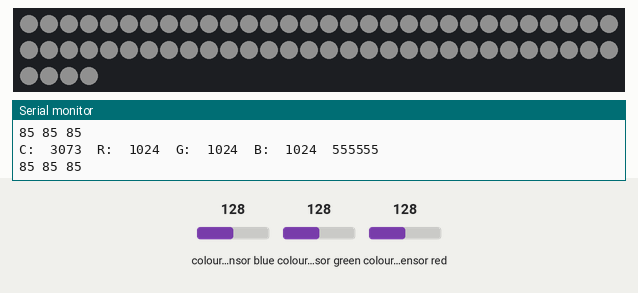
Recording of a sketch running on a simulated ESP32. On the bench: 64 RGB LEDs in strip order, left to right, continuing on the next row, the last lines printed to the serial monitor. Inputs (shaded band) come from the test bench; at power-on: colour sensor blue 128, colour sensor green 128, colour sensor red 128. Dim RGB values are drawn brighter than linear.

Above: at 1.2 s.
1.3 s: colour sensor blue set to 5
At 1.9 s:
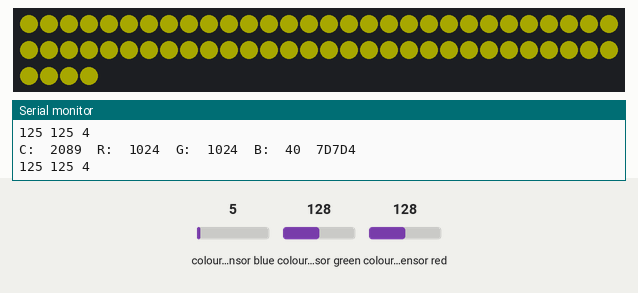
3.1 s: colour sensor green set to 5
At 3.9 s:
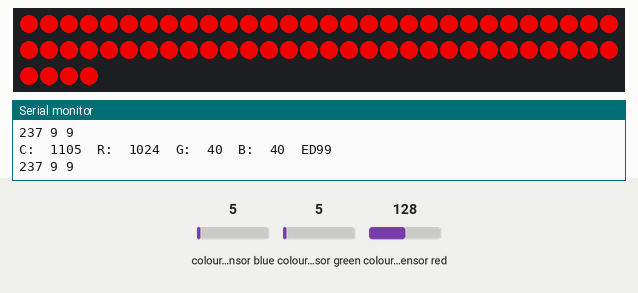
4.8 s: colour sensor blue set to 250
At 5.9 s:
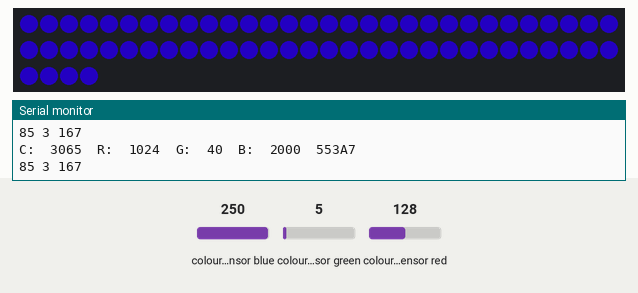
6.5 s: colour sensor red set to 191
8.2 s: colour sensor green set to 250
At 9.6 s:
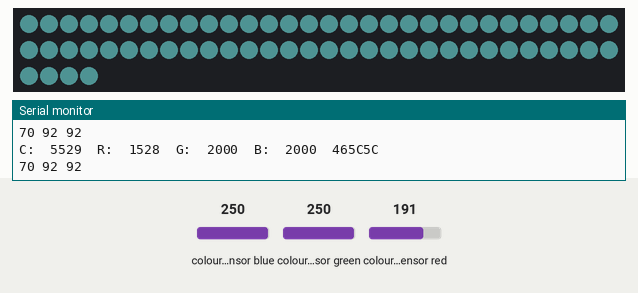
9.9 s: colour sensor red set to 5
Timing chart, 0 to 12.7 s (numbered marks = the images above; inputs shaded):
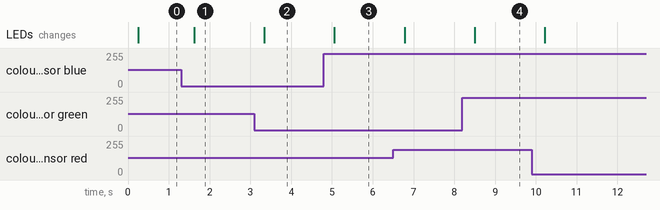

The sketch:

ColorSensorNeoPixel.ino
```cpp
#include <Wire.h>
#include "Adafruit_TCS34725.h"
#include <Adafruit_NeoPixel.h>


// Which pin  is connected to the NeoPixels?
#define LED_PIN    27

// How many NeoPixels are attached to the Arduino?
#define LED_COUNT 64
Adafruit_NeoPixel strip = Adafruit_NeoPixel(64, 27, NEO_GRB + NEO_KHZ800);
// Parameter 1 = number of pixels in strip
// Parameter 2 = pin number (most are valid)
// Parameter 3 = pixel type flags, add together as needed:
//   NEO_RGB     Pixels are wired for RGB bitstream
//   NEO_GRB     Pixels are wired for GRB bitstream
//   NEO_KHZ400  400 KHz bitstream (e.g. FLORA pixels)
//   NEO_KHZ800  800 KHz bitstream (e.g. High Density LED strip)


// our RGB -> eye-recognized gamma color
byte gammatable[256];

//Initialize the Sensor
Adafruit_TCS34725 tcs = Adafruit_TCS34725(TCS34725_INTEGRATIONTIME_50MS, TCS34725_GAIN_4X);

void setup() {
  Serial.begin(9600);
  Serial.println("Color View Test!");

  strip.begin();
  strip.show(); // Initialize all pixels to 'off'

  if (tcs.begin()) {
    Serial.println("Found sensor");
  } else {
    Serial.println("No TCS34725 found ... check your connections");
    while (1); // halt!
  }


  // for (int i=0; i<3; i++){ //this sequence flashes the first pixel three times as a countdown to the color reading.
  //   strip.setPixelColor (0, strip.Color(188, 188, 188)); //white, but dimmer-- 255 for all three values makes it blinding!
  //   strip.show();
  //   delay(1000);
  //   strip.setPixelColor (0, strip.Color(0, 0, 0));
  //   strip.show();
  //   delay(500);
  // }


}

// Fill the dots one after the other with a color
void colorWipe(uint32_t c, uint8_t wait) {
  for(uint16_t i=0; i<strip.numPixels(); i++) {
      strip.setPixelColor(i, c);
      strip.show();
      delay(wait);
  }
}

void loop() {


  // it helps convert RGB colors to what humans see
  for (int i=0; i<256; i++) {
    float x = i;
    x /= 255;
    x = pow(x, 2.5);
    x *= 255;

    gammatable[i] = x;
    //Serial.println(gammatable[i]);
  }

  tcs.setInterrupt(false);      // Read Sensor Data
  delay(60);  // takes 50ms to read
  uint16_t clear, red, green, blue;
  tcs.getRawData(&red, &green, &blue, &clear);

  tcs.setInterrupt(true);  // turn off LED

  Serial.print("C:\t"); Serial.print(clear);
  Serial.print("\tR:\t"); Serial.print(red);
  Serial.print("\tG:\t"); Serial.print(green);
  Serial.print("\tB:\t"); Serial.print(blue);

  // Figure out some basic hex code for visualization
  uint32_t sum = red;
  sum += green;
  sum += blue;
  //sum += clear; // clear contains RGB already so no need to re-add it

  float r, g, b;
  r = red; r /= sum;
  g = green; g /= sum;
  b = blue; b /= sum;
  r *= 256; g *= 256; b *= 256;
  Serial.print("\t");
  Serial.print((int)r, HEX); Serial.print((int)g, HEX); Serial.print((int)b, HEX);
  Serial.println();

  Serial.print((int)r ); Serial.print(" "); Serial.print((int)g);Serial.print(" ");  Serial.println((int)b );
  // Draw Colors on the Strip
  colorWipe(strip.Color(gammatable[(int)r], gammatable[(int)g], gammatable[(int)b]), 0);
  delay(100);  // Have a break, have a kitkat

}
```

Measured:
- after the input at 1.3 s, the LEDs: change after 0.32 s (image 1)
- after the input at 3.1 s, the LEDs: change after 0.24 s (image 2)
- after the input at 4.8 s, the LEDs: change after 0.26 s (image 3)
- after the input at 8.2 s, the LEDs: change after 0.30 s (image 4)
